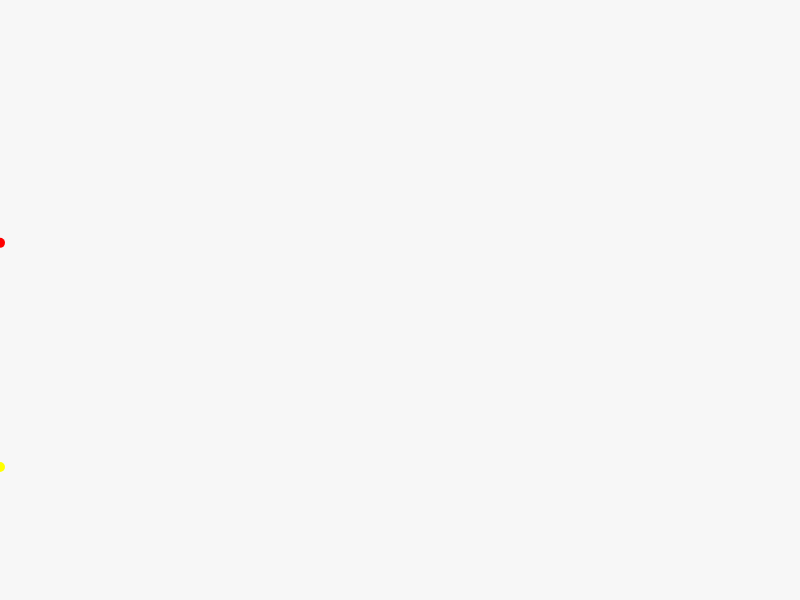
Frame 1 (no input)
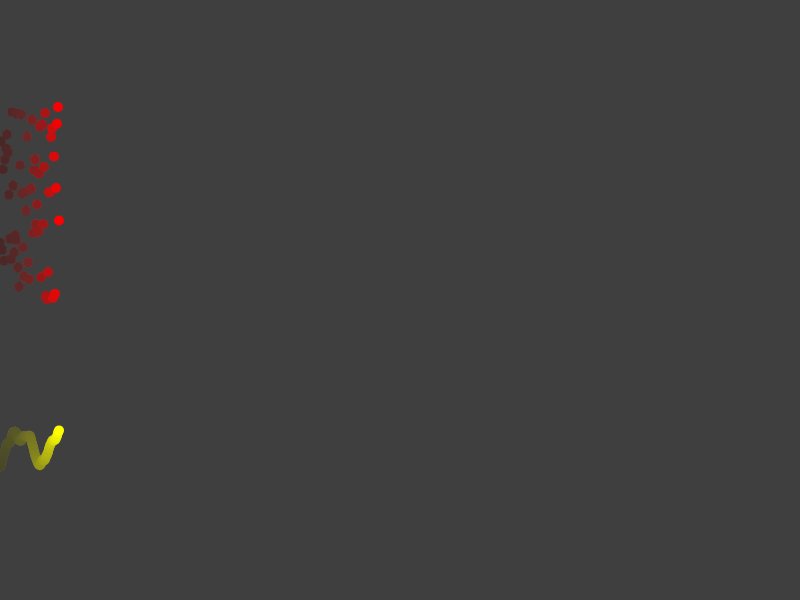
Frame 60 (no input)
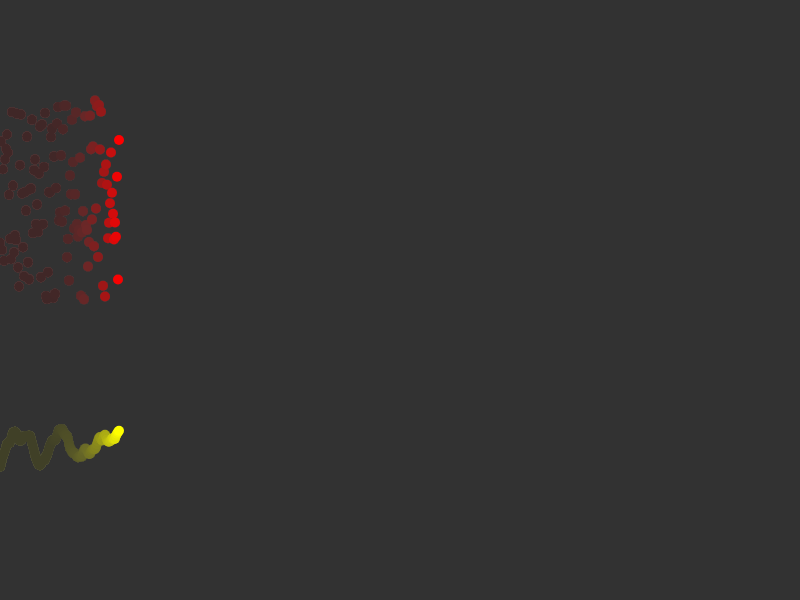
Frame 120 (the mouse pressed at the canvas centre since frame 60)

The p5.js sketch that drew these frames (run headless with seeded random() and noise() and a simulated clock; from frame 60 on, the mouse is pressed at the canvas centre):

// p5.js sketch
// ── sketch.js
var posX = 0;
var posY = 0;

function setup() {
  createCanvas(800, 600);
  //angleMode(DEGREES);
  noStroke();
}

function draw() {
  background(50, 10);


  // random
  posY = 200 + random(-1, 1) * 100;
  fill(255, 0, 0);
  ellipse(posX, posY, 10, 10);


  // noise
  posY = 400 + noise(posX*0.05) * 100;
  fill(255, 255, 0);
  ellipse(posX, posY, 10, 10);


  // update posX
  posX = posX + 1;
  if (posX > width) {
    posX = 0;
  }
}
